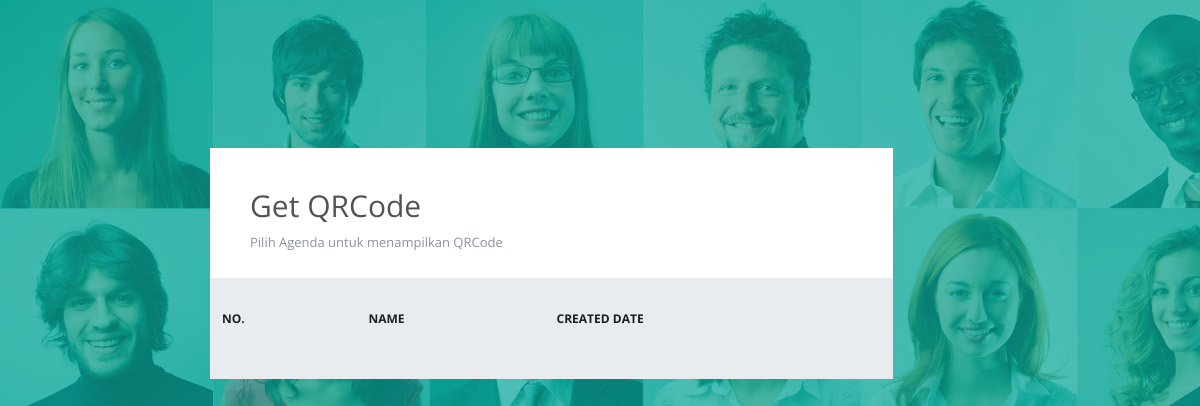
Page /index.php/absensi on the earlier database version.
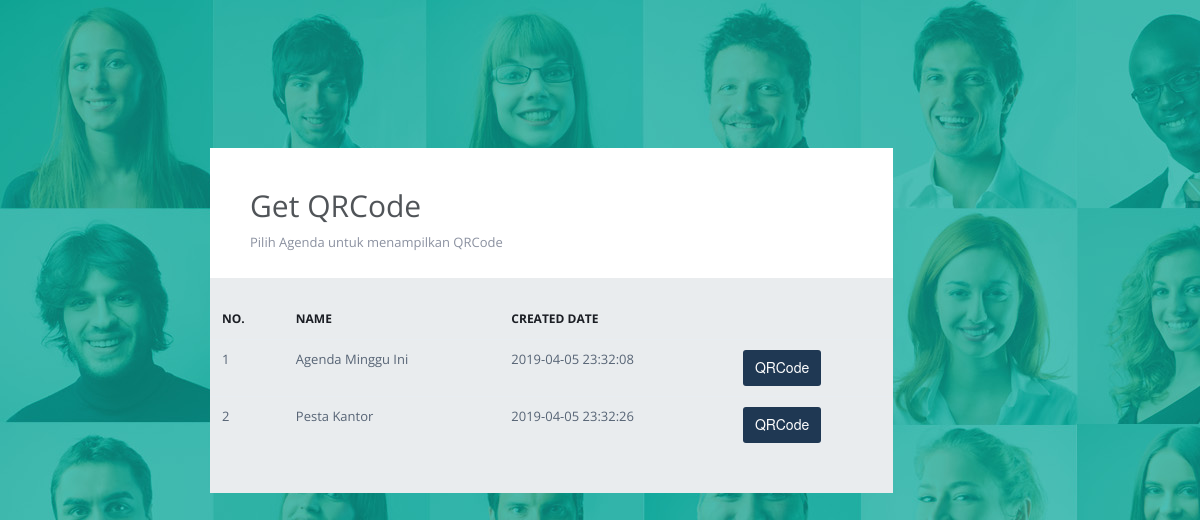
Same page on the later database version.
### tables this page shows
CREATE TABLE `ap_agenda` (
  `id` int(11) NOT NULL AUTO_INCREMENT,
  `nama` varchar(60) DEFAULT NULL,
  `lokasi` varchar(50) DEFAULT NULL,
  `tanggal` datetime DEFAULT '0000-00-00 00:00:00',
  `status` tinyint(1) DEFAULT '1',
  `user_created` int(11) DEFAULT NULL,
  `user_updated` int(11) DEFAULT NULL,
  `created_at` timestamp NULL DEFAULT CURRENT_TIMESTAMP,
  `updated_at` timestamp NULL DEFAULT NULL ON UPDATE CURRENT_TIMESTAMP,
  PRIMARY KEY (`id`)
);

### application/controllers/Absensi.php (called while the page is built, shortened)
<?php
class Absensi extends CI_Controller {
	function __construct(){
		$this->load->model('Auth_model','auth');
		$this->load->model('Agenda_model','agenda');
		$this->load->model('Absensi_model','absensi');
	}
	public function index()
	{
		$this->list_agenda();
	}
	public function list_agenda(){
		$page = $this->uri->segment(3);
		$page = (!empty($page)) ? $page : 1;
		$data['data'] = $this->agenda->find($page);
		$data['total_page'] = $this->agenda->total_page;
		$data['total_record'] = $this->agenda->total_record;
		$this->load->view('mainpage/absensi/list_agenda',$data);
	}
}

### index.php (called while the page is built, shortened)
<?php
require_once BASEPATH.'core/CodeIgniter.php';

### application/models/Agenda_model.php (called while the page is built, shortened)
<?php
class Agenda_model extends CI_MODEL{
	public $table;
	function __construct(){
		$this->table = 'ap_agenda';
	}
	function find($page=1,$cond=null){
		$offset = ($page == 1) ? 0 :  ($page*10)-(10);
		$this->db->limit(10, $offset);
		$q = $this->db->get($this->table);
		$this->total_record = $this->total_data($cond);
        $this->total_page = ($this->total_record > 0 ) ? ceil($this->total_record/10) : 1;
		return $q->result();
	}
	public function total_data($cond=null)
    {
        return $this->db->count_all_results($this->table);
    }
}

### application/views/mainpage/absensi/list_agenda.php (the view, shortened to what this page needs)
<!DOCTYPE html>
<html>
<?php $this->load->view('parts/head')?>
<body class="error-body no-top lazy"  data-original="assets/img/work.jpg"  style="background-image: url('<?php echo base_url()?>assets/img/work.jpg')">
<div class="container">
  <div class="row login-container animated fadeInUp">
        <div class="col-md-7 col-md-offset-2 tiles white no-padding">
		 <div class="p-t-30 p-l-40 p-b-20 xs-p-t-10 xs-p-l-10 xs-p-b-10">
		 	<div class="col-lg-12 text-center">
                </div>
          <h2 class="normal">Get QRCode</h2>
          <p>Pilih Agenda untuk menampilkan QRCode<br></p>
        </div>
		<div class="tiles grey p-t-20 p-b-20 text-black">
			<div class="grid-body no-border">
							<table class="table">
								<thead>
									<tr>
										<th>No.</th>
										<th>Name</th>
										<th>Created Date</th>
									</tr>
								</thead>
								<tbody>
									<?php
										if(!empty($data)){
											foreach ($data as $key => $row) :
												?>
												<tr>
													<td>
														<?php echo $total_page++?>
													</td>
													<td>
														<?php echo $row->nama?>
													</td>
													<td>
														<?php echo $row->created_at?>
													</td>
													<td>
														<a class="btn btn-info" target="_blank" href="<?php echo site_url().'/absensi/getqrcode/'.$row->id?>">QRCode</a>
													</td>
												</tr>
												<?php
											endforeach;
										}
									?>
								</tbody>
							</table>
						</div>
		</div>
      </div>
  </div>
</div>
</body>
</html>

### application/views/parts/head.php (shortened to what this page needs)
<head>
<link href="<?php echo base_url()?>assets/plugins/pace/pace-theme-flash.css" rel="stylesheet" type="text/css" media="screen"/>
<link href="<?php echo base_url()?>assets/plugins/boostrapv3/css/bootstrap.min.css" rel="stylesheet" type="text/css"/>
<link href="<?php echo base_url()?>assets/plugins/boostrapv3/css/bootstrap-theme.min.css" rel="stylesheet" type="text/css"/>
<link href="<?php echo base_url()?>assets/plugins/font-awesome/css/font-awesome.css" rel="stylesheet" type="text/css"/>
<link href="<?php echo base_url()?>assets/plugins/bootstrap-datepicker/css/datepicker.min.css" rel="stylesheet" type="text/css"/>
<link href="<?php echo base_url()?>assets/css/animate.min.css" rel="stylesheet" type="text/css"/>
<link href="<?php echo base_url()?>assets/css/style.css" rel="stylesheet" type="text/css"/>
<link href="<?php echo base_url()?>assets/css/responsive.css" rel="stylesheet" type="text/css"/>
<link href="<?php echo base_url()?>assets/css/custom-icon-set.css" rel="stylesheet" type="text/css"/>
</head>

Differences in the rows shown:
added ap_agenda: nama "Agenda Minggu Ini", created_at "2019-04-05 23:32:08"
added ap_agenda: nama "Pesta Kantor", created_at "2019-04-05 23:32:26"
